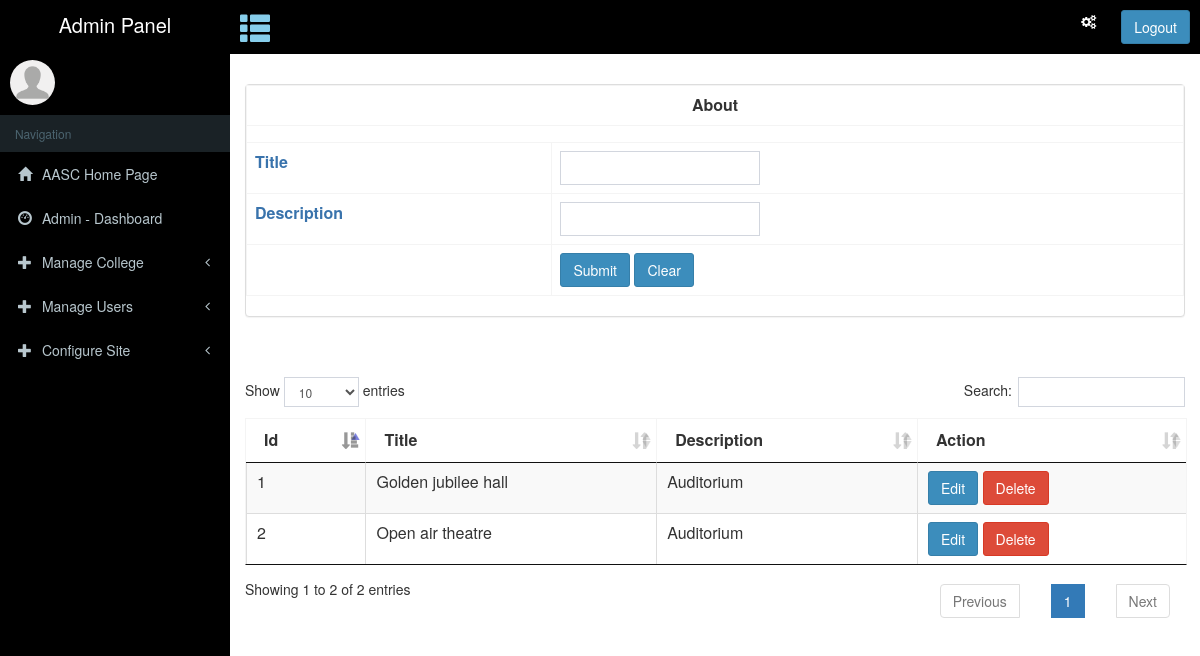
Screenshot of /account/configure-site/manage-infrastructure.php with the database file from the repository.
### tables this page shows
CREATE TABLE `infrastructure` (
  `id` int(100) NOT NULL,
  `title` varchar(500) NOT NULL,
  `about` varchar(500) NOT NULL
);

### account/configure-site/manage-infrastructure.php (the view, shortened to what this page needs)
<?php
include '../../connection.php';
?>
<!DOCTYPE html>
<html>
<head>
  <?php include '../../assets/dashboard-assets-css.php'; ?>
</head>
<body class="hold-transition skin-blue sidebar-mini">
<div class="wrapper">
            <?php include '../../navbar/dashboard-navbar.php';?>
        <?php include '../../sidebar/dashboard-left-sidebar.php';?>
  <div class="content-wrapper" style="background-color: #ffffff; ">
    <section class="content-header">
    </section>
    <section class="content">
    <div class="panel panel-default">
    <form method="post" action="manage-infrastructure.php">
      <table class="table table-bordered">
        <tr>
          <th colspan="4" class="panel-heading" style="font-weight: bold; text-align: center;"> About </th>
        </tr>
        <tr>
          <td align="center" colspan="4">
          </td>
        </tr>
        <tr>
          <td><span style="color: #3973ac; font-weight: bold; ">Title</td>
          <td><input type="text" name="txtadd" id="txtadd" class="form-control" style="width: 200px"></td>
        </tr>
        <tr>
          <td><span style="color: #3973ac; font-weight: bold; ">Description</td>
          <td><input type="phone" name="txtphone" id="txtphone" class="form-control" style="width: 200px"></td>
        </tr>
        <tr>
         <td></td>
          <td align="left">
            <input type="submit" name="btnsubmit" id="btnsubmit" value="Submit" class="btn btn-primary">
            <input type="button" name="btnclear" id="btnclear" value="Clear" class="btn btn-primary">
          </td>
        </tr>
      </table>
      </form>
    </div>
    <br><br>
    <div>
      <table id="example" class="table table-striped table-bordered cell-border" cellspacing="0" width="100%">
        <thead>
          <tr>
            <th>Id</th>
            <th>Title</th>
            <th>Description</th>
            <th>Action</th>
          </tr>
        </thead>
        <tbody>
<?php
              $get2 = mysqli_query($conn,"SELECT * FROM infrastructure");
              while($row2 = mysqli_fetch_array($get2))
              {
                $id=$row2['id'];
                $title=$row2['title'];
                $about=$row2['about'];
?>
        <div id="tbl_row">
          <tr>
            <td><?php echo $id; ?></td>
            <td><?php echo $title; ?></td>
            <td><?php echo $about; ?></td>
			<td>
              <input type="button" name="btnEdit" id="btnEdit" value="Edit" class="btn btn-primary" onclick="edit_row('<?php echo $id; ?>')">
              <input type="button" name="btnDelete" id="btnDelete" value="Delete" class="btn btn-danger" onclick="delete_row('<?php echo $id; ?>')">
            </td>
          </tr>
        </div>
<?php
              }
?>
        </tbody>
      </table>
    </div>
    </section>
  </div>
</div>
</body>
</html>

### assets/css/jAlert.css (style rules this page uses)
html,body { min-height: 100%; }

### rows the page displays
infrastructure: id "1", title "Golden jubilee hall", about "Auditorium"
infrastructure: id "2", title "Open air theatre", about "Auditorium"
